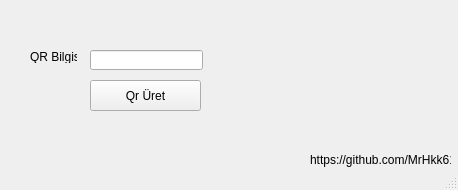
<?xml version="1.0" encoding="UTF-8"?>
<ui version="4.0">
 <class>MainWindow</class>
 <widget class="QMainWindow" name="MainWindow">
  <property name="geometry">
   <rect>
    <x>0</x>
    <y>0</y>
    <width>458</width>
    <height>190</height>
   </rect>
  </property>
  <property name="windowTitle">
   <string>Qr Generator</string>
  </property>
  <widget class="QWidget" name="centralwidget">
   <widget class="QLabel" name="label">
    <property name="geometry">
     <rect>
      <x>30</x>
      <y>50</y>
      <width>47</width>
      <height>13</height>
     </rect>
    </property>
    <property name="text">
     <string>QR Bilgisi</string>
    </property>
   </widget>
   <widget class="QLineEdit" name="lineEdit">
    <property name="geometry">
     <rect>
      <x>90</x>
      <y>50</y>
      <width>113</width>
      <height>20</height>
     </rect>
    </property>
   </widget>
   <widget class="QLabel" name="qrImage">
    <property name="geometry">
     <rect>
      <x>310</x>
      <y>20</y>
      <width>111</width>
      <height>111</height>
     </rect>
    </property>
    <property name="text">
     <string/>
    </property>
    <property name="pixmap">
     <pixmap>../Capture.PNG</pixmap>
    </property>
    <property name="scaledContents">
     <bool>true</bool>
    </property>
   </widget>
   <widget class="QPushButton" name="pushButton">
    <property name="geometry">
     <rect>
      <x>90</x>
      <y>80</y>
      <width>111</width>
      <height>31</height>
     </rect>
    </property>
    <property name="text">
     <string>Qr Üret</string>
    </property>
   </widget>
   <widget class="QLabel" name="label_2">
    <property name="geometry">
     <rect>
      <x>310</x>
      <y>150</y>
      <width>141</width>
      <height>20</height>
     </rect>
    </property>
    <property name="text">
     <string>https://github.com/MrHkk61</string>
    </property>
   </widget>
  </widget>
  <widget class="QStatusBar" name="statusbar"/>
 </widget>
 <resources/>
 <connections/>
</ui>
